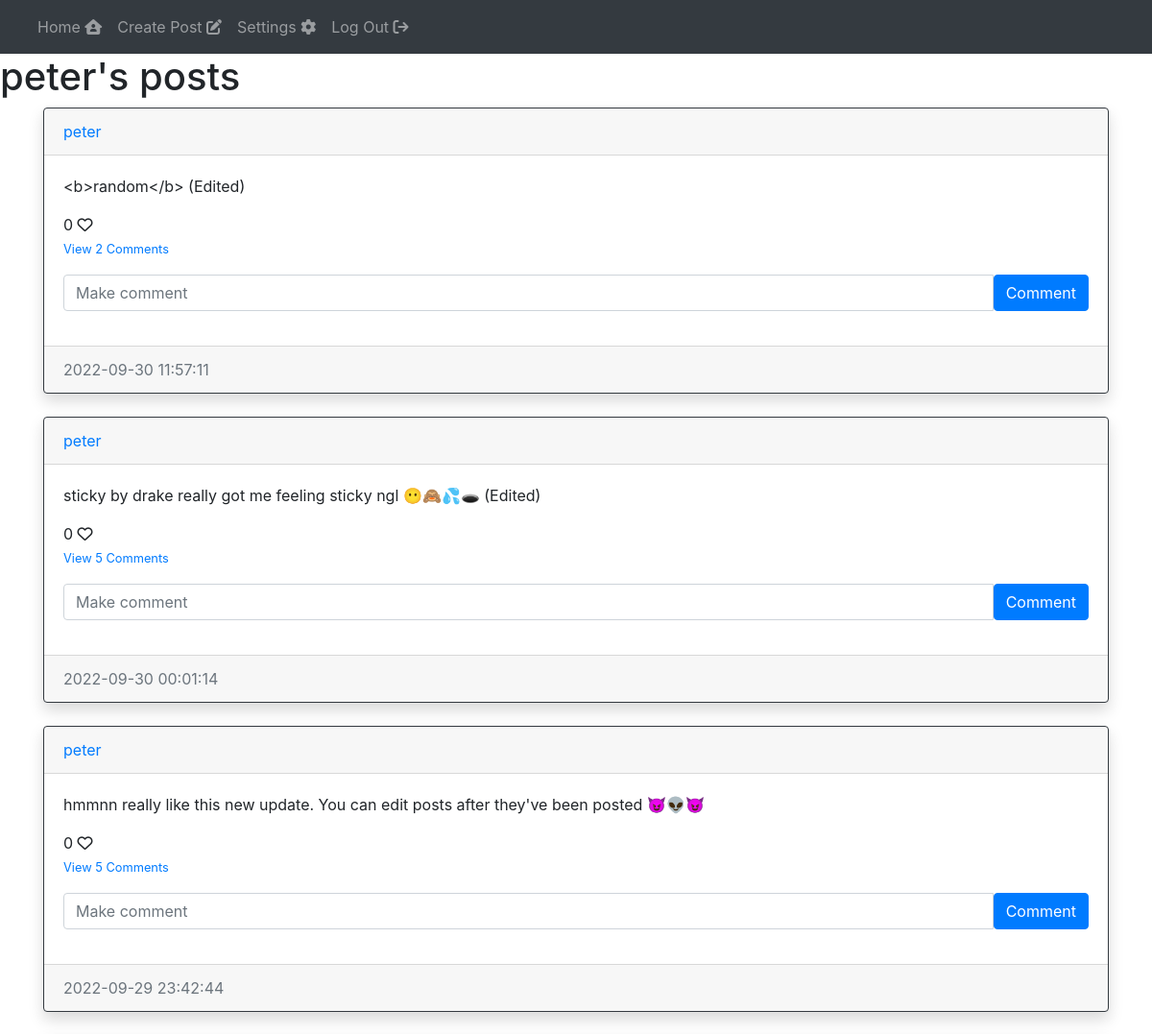
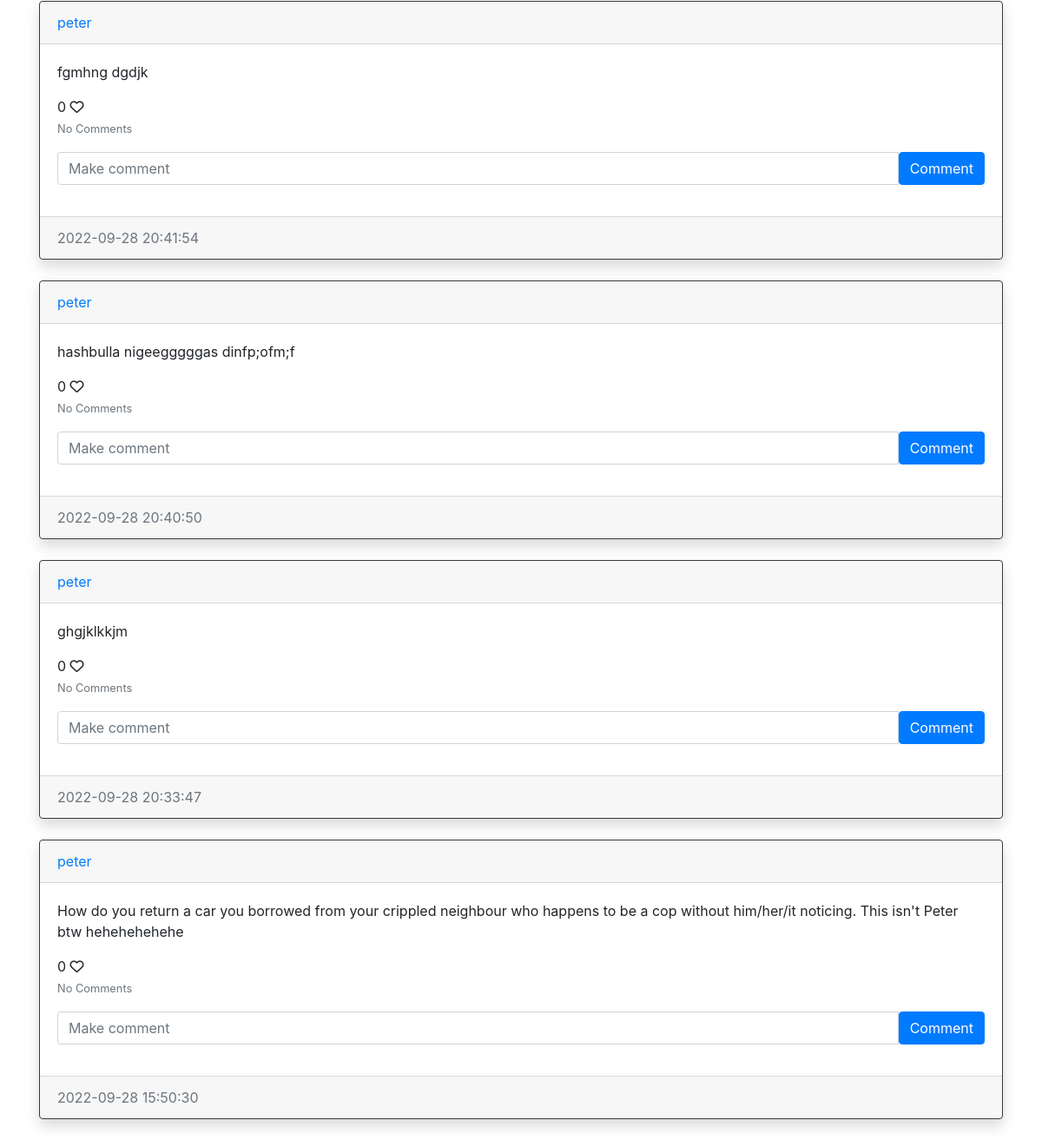
The app's page /posts/peter (signed in) with its own data (2 pictures, top to bottom).
### blog_site/models.py (models this page shows, shortened)
class User(db.Model, UserMixin):
    id = db.Column(db.Integer, primary_key=True)
    username = db.Column(db.String(150), nullable=False, unique=True)
    email = db.Column(db.String(100), nullable=False, unique=True)
    password = db.Column(db.String(100), nullable=False)
    date_created = db.Column(db.DateTime(timezone=True), default=func.now())
    posts = db.relationship('Post', backref='user', passive_deletes=True)
    comments = db.relationship('Comment', backref='user', passive_deletes=True)
    likes = db.relationship('Like', backref='user', passive_deletes=True)

class Post(db.Model, UserMixin):
    id = db.Column(db.Integer, primary_key=True)
    text = db.Column(db.Text, nullable=False)
    date_created = db.Column(db.DateTime(timezone=True), default=func.now())
    author = db.Column(db.Integer, db.ForeignKey('user.id', ondelete='CASCADE'), nullable=False)
    comments = db.relationship('Comment', backref='post', passive_deletes=True)
    likes = db.relationship('Like', backref='post', passive_deletes=True)

### blog_site/views.py (the view)
@views.route('/posts/<username>')
def posts(username):
    user = User.query.filter_by(username=username).first()
    if not user:
        error = 'User does not exist!'
        flash(message=error, category='error')
        return redirect(url_for('views.index'))
    posts = user.posts
    return render_template('posts.html', user=current_user, posts=posts, username=username)

### blog_site/templates/posts.html (shortened to what this page needs)
<!DOCTYPE html>
<html lang="en">
<head>
</head>
<body>
    {% extends 'base.html' %}
        {% block header %}
            {% if user.username==username %}
                <div class="ml-3"><h6>Your posts: {{username.title()}}</h6></div>
            {% else %}
                <h1>{{username}}'s posts</h1>
            {% endif %}
        {% endblock %}
        {% block content %}
            <div id="posts">
                {% for post in posts | sort(attribute='date_created', reverse=True) %}
                <div class="card border-dark shadow">
                    <div class="card-header d-flex justify-content-between align-items-center">
                        <a href="/posts/{{ post.user.username }}">{{ post.user.username }}</a>
                    </div>
                    <div class="card-body">
                            <div class="card-text d-flex justify-content-between align-items-left"><p>{{ post.text }}</p></div>
                        <span id="likes-count-{{post.id}}">{{ post.likes|length }}</span>
                            {% if user.id in post.likes|map(attribute="user_id")|list %}
                                <i class="fa-sharp fa-solid fa-heart" id="like-Button-{{post.id}}" onclick="like({{post.id}})"></i>
                            {% else %}
                                <i class="fa-regular fa-heart" id="like-Button-{{post.id}}" onclick="like({{post.id}})"></i>
                            {% endif %}
                        <br>
                        <p class="card-text">
                            {% if post.comments|length > 0 %}
                                <a data-toggle="collapse" href="#comments-{{post.id}}" role="button">
                                    <small>View {{ post.comments|length}} Comments</small>
                                </a>
                            {% else %}
                                <small class="text-muted">No Comments</small>
                            {% endif %}
                        </p>
                        <form class="input-group mb-3" method="post" action="/create_comment/{{post.id}}">
                            <input type="text" id="text" name="text" class="form-control" placeholder="Make comment">
                            <button type="submit" class="btn btn-primary">Comment</button>
                        </form>
                    </div>
                    <div class="card-footer text-muted">
                        {{ post.date_created}}
                    </div>
                </div>
                <br>
                {% endfor %}
            </div>
        {% endblock %}

### records on screen
User: username "peter"
Post: user.username "peter", text "<b>random</b> (Edited)", likes|length "0", comments|length "2", date_created "2022-09-30 11:57:11"
Post: user.username "peter", text "sticky by drake really got me feeling sticky ngl 😶🙈💦🕳 (Edited)", likes|length "0", comments|length "5", date_created "2022-09-30 00:01:14"
Post: user.username "peter", text "hmmnn really like this new update. You can edit posts after they've been posted 😈👽😈", likes|length "0", comments|length "5", date_created "2022-09-29 23:42:44"
Post: user.username "peter", text "fgmhng dgdjk", likes|length "0", shows "No Comments", date_created "2022-09-28 20:41:54"
Post: user.username "peter", text "hashbulla nigeegggggas dinfp;ofm;f", likes|length "0", shows "No Comments", date_created "2022-09-28 20:40:50"
Post: user.username "peter", text "ghgjklkkjm", likes|length "0", shows "No Comments", date_created "2022-09-28 20:33:47"
Post: user.username "peter", text "How do you return a car you borrowed from your crippled neighbour who happens to be a cop without him/her/it noticing. This isn't Peter btw hehehehehehe", likes|length "0", shows "No Comments", date_created "2022-09-28 15:50:30"
